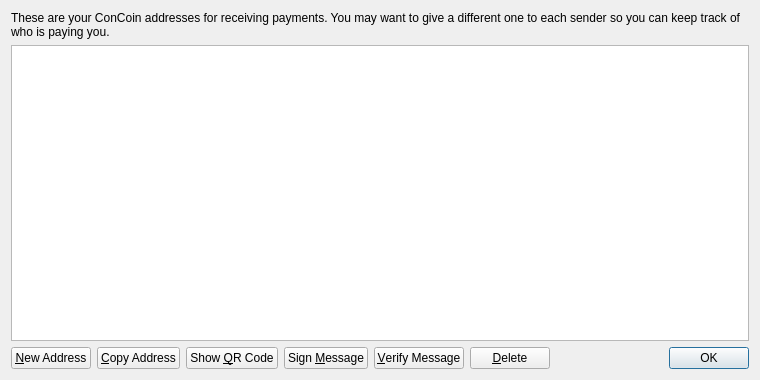
<?xml version="1.0" encoding="UTF-8"?>
<ui version="4.0">
 <class>AddressBookPage</class>
 <widget class="QWidget" name="AddressBookPage">
  <property name="geometry">
   <rect>
    <x>0</x>
    <y>0</y>
    <width>760</width>
    <height>380</height>
   </rect>
  </property>
  <property name="windowTitle">
   <string>Address Book</string>
  </property>
  <layout class="QVBoxLayout" name="verticalLayout">
   <item>
    <widget class="QLabel" name="labelExplanation">
     <property name="text">
      <string>These are your ConCoin addresses for receiving payments. You may want to give a different one to each sender so you can keep track of who is paying you.</string>
     </property>
     <property name="textFormat">
      <enum>Qt::PlainText</enum>
     </property>
     <property name="wordWrap">
      <bool>true</bool>
     </property>
    </widget>
   </item>
   <item>
    <widget class="QTableView" name="tableView">
     <property name="contextMenuPolicy">
      <enum>Qt::CustomContextMenu</enum>
     </property>
     <property name="toolTip">
      <string>Double-click to edit address or label</string>
     </property>
     <property name="tabKeyNavigation">
      <bool>false</bool>
     </property>
     <property name="alternatingRowColors">
      <bool>true</bool>
     </property>
     <property name="selectionMode">
      <enum>QAbstractItemView::SingleSelection</enum>
     </property>
     <property name="selectionBehavior">
      <enum>QAbstractItemView::SelectRows</enum>
     </property>
     <property name="sortingEnabled">
      <bool>true</bool>
     </property>
     <attribute name="verticalHeaderVisible">
      <bool>false</bool>
     </attribute>
    </widget>
   </item>
   <item>
    <layout class="QHBoxLayout" name="horizontalLayout">
     <item>
      <widget class="QPushButton" name="newAddressButton">
       <property name="toolTip">
        <string>Create a new address</string>
       </property>
       <property name="text">
        <string>&amp;New Address</string>
       </property>
       <property name="icon">
        <iconset resource="../bitcoin.qrc">
         <normaloff>:/icons/add</normaloff>:/icons/add</iconset>
       </property>
      </widget>
     </item>
     <item>
      <widget class="QPushButton" name="copyToClipboard">
       <property name="toolTip">
        <string>Copy the currently selected address to the system clipboard</string>
       </property>
       <property name="text">
        <string>&amp;Copy Address</string>
       </property>
       <property name="icon">
        <iconset resource="../bitcoin.qrc">
         <normaloff>:/icons/editcopy</normaloff>:/icons/editcopy</iconset>
       </property>
      </widget>
     </item>
     <item>
      <widget class="QPushButton" name="showQRCode">
       <property name="text">
        <string>Show &amp;QR Code</string>
       </property>
       <property name="icon">
        <iconset resource="../bitcoin.qrc">
         <normaloff>:/icons/qrcode</normaloff>:/icons/qrcode</iconset>
       </property>
      </widget>
     </item>
     <item>
      <widget class="QPushButton" name="signMessage">
       <property name="toolTip">
        <string>Sign a message to prove you own a ConCoin address</string>
       </property>
       <property name="text">
        <string>Sign &amp;Message</string>
       </property>
       <property name="icon">
        <iconset resource="../bitcoin.qrc">
         <normaloff>:/icons/edit</normaloff>:/icons/edit</iconset>
       </property>
      </widget>
     </item>
     <item>
      <widget class="QPushButton" name="verifyMessage">
       <property name="toolTip">
        <string>Verify a message to ensure it was signed with a specified ConCoin address</string>
       </property>
       <property name="text">
        <string>&amp;Verify Message</string>
       </property>
       <property name="icon">
        <iconset resource="../bitcoin.qrc">
         <normaloff>:/icons/transaction_0</normaloff>:/icons/transaction_0</iconset>
       </property>
      </widget>
     </item>
     <item>
      <widget class="QPushButton" name="deleteButton">
       <property name="toolTip">
        <string>Delete the currently selected address from the list</string>
       </property>
       <property name="text">
        <string>&amp;Delete</string>
       </property>
       <property name="icon">
        <iconset resource="../bitcoin.qrc">
         <normaloff>:/icons/remove</normaloff>:/icons/remove</iconset>
       </property>
      </widget>
     </item>
     <item>
      <spacer name="horizontalSpacer">
       <property name="orientation">
        <enum>Qt::Horizontal</enum>
       </property>
       <property name="sizeHint" stdset="0">
        <size>
         <width>40</width>
         <height>20</height>
        </size>
       </property>
      </spacer>
     </item>
     <item>
      <widget class="QDialogButtonBox" name="buttonBox">
       <property name="sizePolicy">
        <sizepolicy hsizetype="Maximum" vsizetype="Fixed">
         <horstretch>0</horstretch>
         <verstretch>0</verstretch>
        </sizepolicy>
       </property>
       <property name="standardButtons">
        <set>QDialogButtonBox::Ok</set>
       </property>
      </widget>
     </item>
    </layout>
   </item>
  </layout>
 </widget>
 <resources>
  <include location="../bitcoin.qrc"/>
 </resources>
 <connections/>
</ui>
